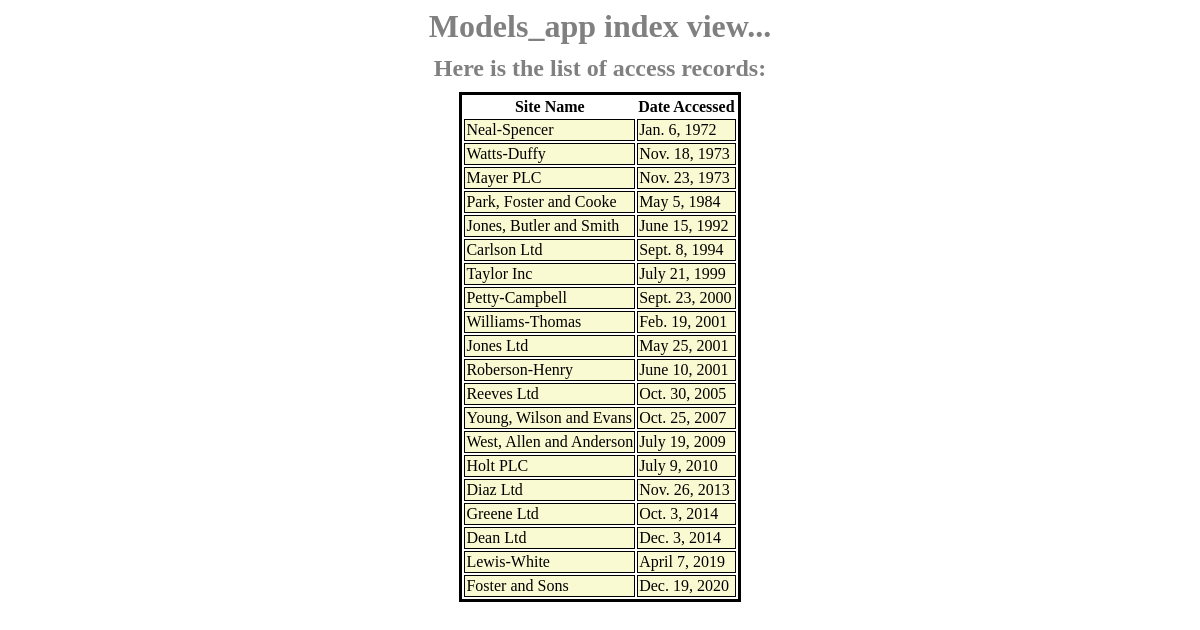
The page / on the database its author committed.
### models_app/models.py (models this page shows, shortened)
class AccessRecord(models.Model):
    name = models.ForeignKey(Webpage, on_delete=models.CASCADE)
    date = models.DateField()

class Webpage(models.Model):
    topic = models.ForeignKey(Topic, on_delete=models.CASCADE)
    name = models.CharField(max_length=264, unique=True)
    url = models.URLField(unique=True)
    def __str__(self):
        return self.name

### models_app/views.py (the view)
# urls.py: path("", views.index, name = "index"),
def index(request):
    webpages_list = AccessRecord.objects.order_by('date')
    context = {"access_records": webpages_list}
    return render(request, "models_app/index.html", context)

### models_app/templates/models_app/index.html (shortened to what this page needs)
<!DOCTYPE html>
{% load static %}
<html>
    <head>
        <link rel="stylesheet" href="{% static 'models_app/style.css' %}">
    </head>
    <body>
        <h1>Models_app index view...</h1>
        <h2>Here is the list of access records:</h2>
        <div class="djangotwo">
            {% if access_records %}
        <table>
                <thead>
                    <th>Site Name</th>
                    <th>Date Accessed</th>
                </thead>
            {% for access in access_records %}
            <tr>
                <td>{{ access.name }}</td>
                <td>{{ access.date }}</td>
            </tr>
            {% endfor %}
        </table>
        {% else %}
        <p>NO  ACCESS RECORDS FOUND</p>
        {% endif %}
        </div>
    </body>
</html>

### models_app/static/models_app/style.css (style rules this page uses)
h1, h2 { color: gray; margin: auto; margin-bottom: 10px; text-align: center; }
table { align-content: center; margin: auto; border: black 3px solid; }
td { border: solid black 1px; background-color: lightgoldenrodyellow; }

### rows shown on the page
AccessRecord: name "Neal-Spencer", date "Jan. 6, 1972"
AccessRecord: name "Watts-Duffy", date "Nov. 18, 1973"
AccessRecord: name "Mayer PLC", date "Nov. 23, 1973"
AccessRecord: name "Park, Foster and Cooke", date "May 5, 1984"
AccessRecord: name "Jones, Butler and Smith", date "June 15, 1992"
AccessRecord: name "Carlson Ltd", date "Sept. 8, 1994"
AccessRecord: name "Taylor Inc", date "July 21, 1999"
AccessRecord: name "Petty-Campbell", date "Sept. 23, 2000"
AccessRecord: name "Williams-Thomas", date "Feb. 19, 2001"
AccessRecord: name "Jones Ltd", date "May 25, 2001"
AccessRecord: name "Roberson-Henry", date "June 10, 2001"
AccessRecord: name "Reeves Ltd", date "Oct. 30, 2005"
AccessRecord: name "Young, Wilson and Evans", date "Oct. 25, 2007"
AccessRecord: name "West, Allen and Anderson", date "July 19, 2009"
AccessRecord: name "Holt PLC", date "July 9, 2010"
AccessRecord: name "Diaz Ltd", date "Nov. 26, 2013"
AccessRecord: name "Greene Ltd", date "Oct. 3, 2014"
AccessRecord: name "Dean Ltd", date "Dec. 3, 2014"
AccessRecord: name "Lewis-White", date "April 7, 2019"
AccessRecord: name "Foster and Sons", date "Dec. 19, 2020"
